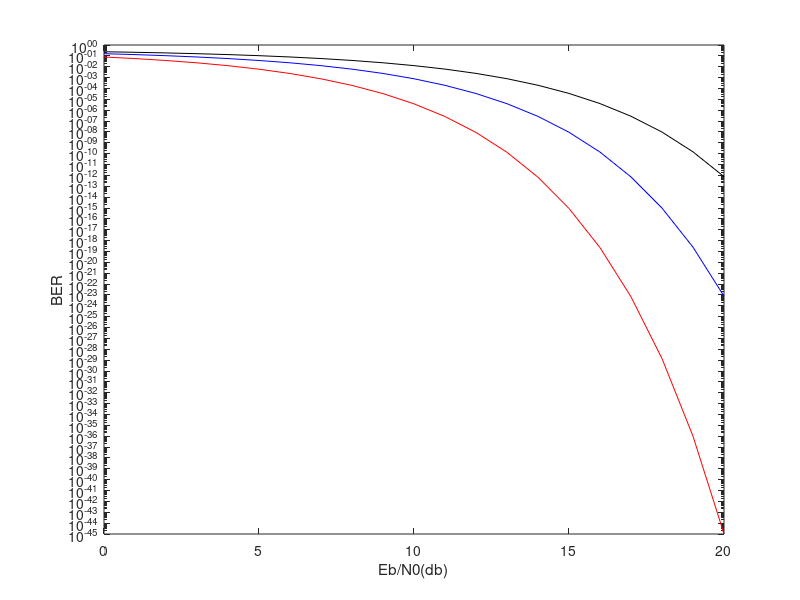

This chart was generated by the following MATLAB code:
%Nikunj Purohit
%BER
clc;
close all;
EbN0dB = 0:20;
EbN0=10.^(EbN0dB/10);
pe_bpsk=0.5*erfc(sqrt(EbN0));
pe_bfsk=0.5*erfc(sqrt(EbN0/2));
pe_bask=0.5*erfc(sqrt(EbN0/4));
semilogy(EbN0dB,pe_bpsk,'r',EbN0dB,pe_bfsk,'b',EbN0dB,pe_bask,'k')
xlabel('Eb/N0(db)')
ylabel('BER')